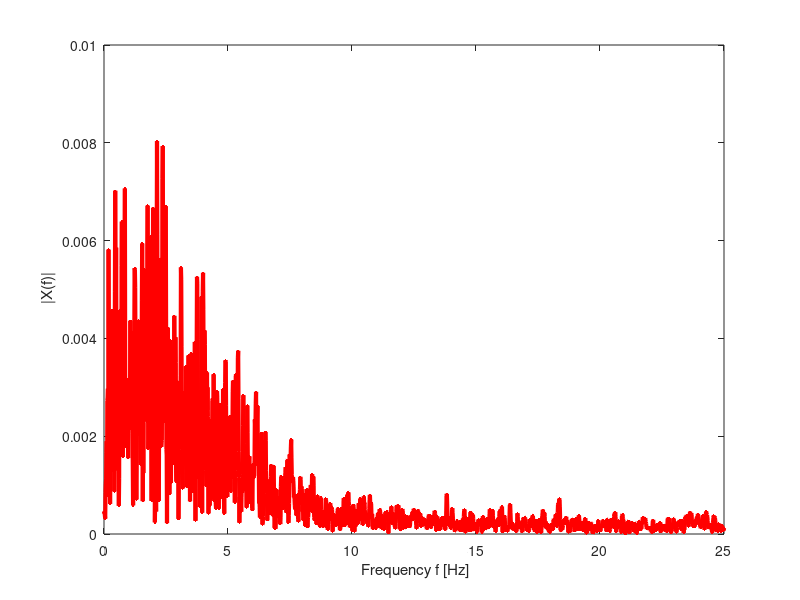

The MATLAB source for this figure:
% Fourier-transform example
Data = load('elcentro.mat');
dt = Data.delt;% The sampling interval
x = Data.han;% This is the signal: Let us process the North-South acceleration
L = length(x); % Number of samples
t = (0:1:L-1)*dt;% The times at which samples were taken
N = 2^nextpow2(length(x)); % Next power of 2 from length of x
X = (1/L)*fft(x,N);% Now we compute the coefficients X_k
f_Ny = (1/dt)/2; % This is the Nyquist frequency
f = f_Ny*linspace(0,1,N/2);% These are the frequencies
absX = 2*abs(X(1:N/2)); % Take 2 times one half of the coefficients
plot(f,absX,'Color', 'r','LineWidth', 3,'LineStyle', '-','Marker', '.'); hold on
xlabel (' Frequency f [Hz]'); ylabel (' |X(f)|');
